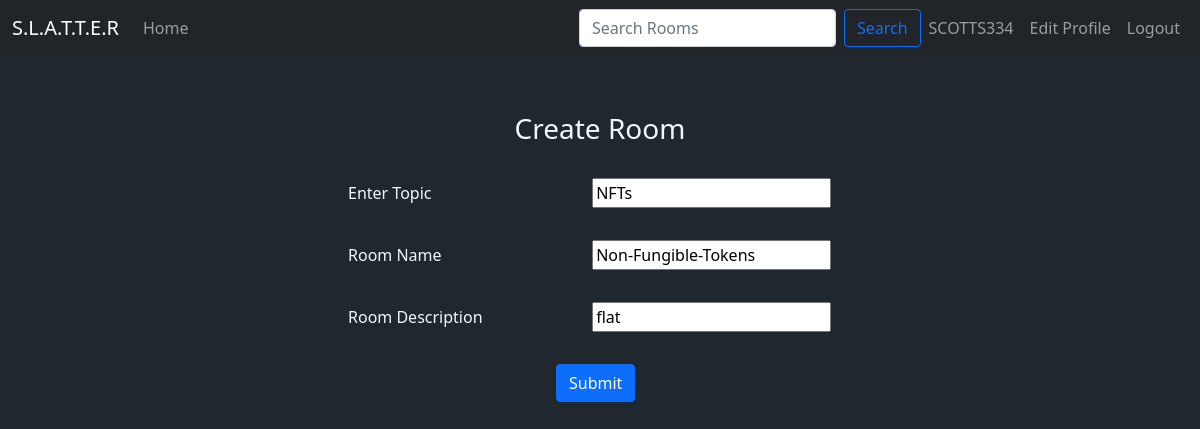
The app's page /update-room/3/ (signed in) with its own data.
### MyApp/models.py (models this page shows, shortened)
class Room(models.Model):
    host =  models.ForeignKey(User, on_delete=models.SET_NULL, null= True)
    topic = models.ForeignKey(Topic, on_delete=models.SET_NULL, null= True)
    name = models.CharField(max_length=100)
    description = models.CharField(null=True, blank=True, max_length=1000)
    participants = models.ManyToManyField(User,related_name='participants', blank=True)
    updated = models.DateField(auto_now=True)
    created = models.DateTimeField(auto_now_add=True)
    class Meta:
        ordering = ['-updated','-created']

class Topic(models.Model):
    name = models.CharField(max_length=100)

### MyApp/views.py (the view, shortened to what this page needs)
# urls.py: path('update-room/<str:pk>/',views.updateRoom, name="update-room"),
@login_required(login_url='login')
def updateRoom(request, pk):
    room = Room.objects.get(id=pk)
    form = RoomForm(instance=room)
    topics = Topic.objects.all()
    if request.user != room.host:
        return HttpResponse("You are not allowed")
    context = {'form':form, 'topics':topics, 'room':room}
    return render(request,'room_form.html',context)

### MyApp/forms.py
class RoomForm(ModelForm):
    class Meta:
        model = Room
        fields = '__all__'
        exclude = ['host','participants']

### templates/room_form.html (shortened to what this page needs)
{% extends 'main.html' %} {%block content%}
<div class="container" style="max-width: 35rem;padding-top: 2rem;">
  <h3 style="text-align: center">Create Room</h3>
  <form method="POST" action="">
    <div class="form-group" style="margin: 2rem 1rem 1rem;">
      <label for="room_topic" style="width: 15rem;">Enter Topic</label>
      <input type="text" name="topic" value= "{{room.topic.name}}" list="topic-list" />
    </div>
    <div class="form-group" style="margin: 2rem  1rem 1rem;">
      <label for="room_name" style="width: 15rem;">Room Name</label>
      {{form.name}}
    </div>
    <div class="form-group" style="margin: 2rem  1rem 1rem;">
      <label for="room_description" style="width: 15rem;">Room Description</label>
      {{form.description}}
    </div>
    <input class="btn btn-primary" type="submit" value="Submit" style="margin: 1rem 14rem;" />
  </form>
</div>
{% endblock content%}

### templates/navbar.html (shortened to what this page needs)
<nav class="navbar fixed-top navbar-expand-lg navbar-dark bg-dark">
  <div class="container-fluid">
    <a class="navbar-brand" href="/">S.L.A.T.T.E.R</a>
    <div class="collapse navbar-collapse" id="navbarSupportedContent">
      <ul class="navbar-nav me-auto mb-2 mb-lg-0 navbar-nav-scroll">
        <li class="nav-item active">
          <a class="nav-link" href="/">Home </a>
        </li>
      </ul>
      <form class="d-flex" method="GET" action="{% url 'home' %}">
        <input
          class="form-control me-2"
          placeholder="Search Rooms"
          aria-label="Search"
          type="text"
          name="q"
          placeholder="Search Rooms"
        />
        <button class="btn btn-outline-primary" type="submit">Search</button>
      </form>
      <ul class="navbar-nav mb-2 mb-lg-0">
        {% if request.user.is_authenticated %}
        <li class="nav-item active">
          <a class="nav-link" href="{% url 'user-profile' user.id %}"
            ><span style="text-transform:uppercase">{{request.user}}</span>
          </a>
        </li>
        <li class="nav-item active">
          <a class="nav-link" href="{% url 'update-user' %}">Edit Profile </a>
        </li>
        <li class="nav-item active">
          <a class="nav-link" href="/logout">Logout </a>
        </li>
        {% else %}
        <li class="nav-item active">
          <a class="nav-link" href="/login">Login </a>
        </li>
        {% endif %}
      </ul>
    </div>
  </div>
</nav>

### templates/main.html (style rules this page uses)
body { margin-top: 5rem; background-color: #21272e; color: aliceblue; }

### records on screen
Room: topic "NFTs", name "Non-Fungible-Tokens", description "flat"

### other values on screen
{{ request.user }} "SCOTTS334"
